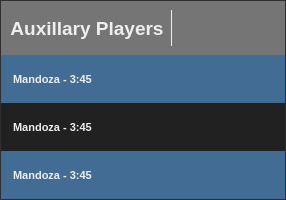
     <widget class="QFrame" name="auxillaryPlayerFrame">
      <property name="minimumSize">
       <size>
        <width>179</width>
        <height>90</height>
       </size>
      </property>
      <property name="maximumSize">
       <size>
        <width>16777215</width>
        <height>200</height>
       </size>
      </property>
      <property name="styleSheet">
       <string notr="true">background-color: rgb(61, 61, 61);
color: rgb(238, 238, 238);</string>
      </property>
      <property name="frameShape">
       <enum>QFrame::StyledPanel</enum>
      </property>
      <property name="lineWidth">
       <number>2</number>
      </property>
      <layout class="QGridLayout" name="gridLayout_8">
       <property name="leftMargin">
        <number>0</number>
       </property>
       <property name="topMargin">
        <number>0</number>
       </property>
       <property name="rightMargin">
        <number>0</number>
       </property>
       <property name="bottomMargin">
        <number>0</number>
       </property>
       <property name="spacing">
        <number>0</number>
       </property>
       <item row="0" column="0">
        <widget class="QWidget" name="widget_16" native="true">
         <property name="minimumSize">
          <size>
           <width>0</width>
           <height>45</height>
          </size>
         </property>
         <property name="styleSheet">
          <string notr="true">background-color: rgb(117, 117, 117);</string>
         </property>
         <layout class="QHBoxLayout" name="horizontalLayout_14">
          <item>
           <widget class="QLabel" name="lblTitle_17">
            <property name="font">
             <font>
              <pointsize>14</pointsize>
              <weight>75</weight>
              <bold>true</bold>
              <stylestrategy>PreferAntialias</stylestrategy>
             </font>
            </property>
            <property name="toolTip">
             <string>Track Title</string>
            </property>
            <property name="styleSheet">
             <string notr="true">color: rgb(238, 238, 238);</string>
            </property>
            <property name="text">
             <string>Auxillary Players</string>
            </property>
            <property name="alignment">
             <set>Qt::AlignCenter</set>
            </property>
           </widget>
          </item>
          <item>
           <widget class="Line" name="line_4">
            <property name="styleSheet">
             <string notr="true">color: rgb(238, 238, 238);</string>
            </property>
            <property name="frameShadow">
             <enum>QFrame::Plain</enum>
            </property>
            <property name="orientation">
             <enum>Qt::Vertical</enum>
            </property>
           </widget>
          </item>
          <item>
           <spacer name="horizontalSpacer_2">
            <property name="orientation">
             <enum>Qt::Horizontal</enum>
            </property>
            <property name="sizeHint" stdset="0">
             <size>
              <width>35</width>
              <height>20</height>
             </size>
            </property>
           </spacer>
          </item>
          <item>
           <widget class="QPushButton" name="btnPlayDeckA_56">
            <property name="minimumSize">
             <size>
              <width>40</width>
              <height>40</height>
             </size>
            </property>
            <property name="maximumSize">
             <size>
              <width>30</width>
              <height>30</height>
             </size>
            </property>
            <property name="font">
             <font>
              <stylestrategy>PreferAntialias</stylestrategy>
             </font>
            </property>
            <property name="cursor">
             <cursorShape>PointingHandCursor</cursorShape>
            </property>
            <property name="toolTip">
             <string>Play track on deck.</string>
            </property>
            <property name="text">
             <string/>
            </property>
            <property name="icon">
             <iconset resource="icons/resources.qrc">
              <normaloff>:/ui/icons/Playlistw.png</normaloff>
              <normalon>:/ui/icons/Playlistb.png</normalon>:/ui/icons/Playlistw.png</iconset>
            </property>
            <property name="iconSize">
             <size>
              <width>30</width>
              <height>30</height>
             </size>
            </property>
            <property name="flat">
             <bool>true</bool>
            </property>
           </widget>
          </item>
         </layout>
        </widget>
       </item>
       <item row="1" column="0">
        <widget class="QWidget" name="widget_14" native="true">
         <property name="maximumSize">
          <size>
           <width>16777215</width>
           <height>50</height>
          </size>
         </property>
         <property name="styleSheet">
          <string notr="true">background-color: rgb(66, 108, 147);</string>
         </property>
         <layout class="QHBoxLayout" name="horizontalLayout_12">
          <item>
           <widget class="QLabel" name="lblTitle_15">
            <property name="font">
             <font>
              <pointsize>8</pointsize>
              <weight>75</weight>
              <bold>true</bold>
              <stylestrategy>PreferAntialias</stylestrategy>
             </font>
            </property>
            <property name="toolTip">
             <string>Track Title</string>
            </property>
            <property name="styleSheet">
             <string notr="true">color: rgb(238, 238, 238);</string>
            </property>
            <property name="text">
             <string> Mandoza - 3:45</string>
            </property>
            <property name="alignment">
             <set>Qt::AlignLeading|Qt::AlignLeft|Qt::AlignVCenter</set>
            </property>
           </widget>
          </item>
          <item>
           <widget class="QPushButton" name="btnPlayDeckA_47">
            <property name="minimumSize">
             <size>
              <width>30</width>
              <height>30</height>
             </size>
            </property>
            <property name="maximumSize">
             <size>
              <width>40</width>
              <height>40</height>
             </size>
            </property>
            <property name="font">
             <font>
              <stylestrategy>PreferAntialias</stylestrategy>
             </font>
            </property>
            <property name="cursor">
             <cursorShape>PointingHandCursor</cursorShape>
            </property>
            <property name="toolTip">
             <string>Play track on deck.</string>
            </property>
            <property name="text">
             <string/>
            </property>
            <property name="icon">
             <iconset resource="icons/resources.qrc">
              <normaloff>:/ui/icons/play-buttonw.png</normaloff>
              <normalon>:/ui/icons/play-buttonb.png</normalon>
              <activeon>:/ui/icons/play-buttonb.png</activeon>
              <selectedon>:/ui/icons/play-buttonb.png</selectedon>:/ui/icons/play-buttonw.png</iconset>
            </property>
            <property name="iconSize">
             <size>
              <width>30</width>
              <height>30</height>
             </size>
            </property>
            <property name="flat">
             <bool>true</bool>
            </property>
           </widget>
          </item>
          <item>
           <widget class="QPushButton" name="btnPlayDeckA_49">
            <property name="minimumSize">
             <size>
              <width>30</width>
              <height>30</height>
             </size>
            </property>
            <property name="maximumSize">
             <size>
              <width>40</width>
              <height>40</height>
             </size>
            </property>
            <property name="font">
             <font>
              <stylestrategy>PreferAntialias</stylestrategy>
             </font>
            </property>
            <property name="cursor">
             <cursorShape>PointingHandCursor</cursorShape>
            </property>
            <property name="toolTip">
             <string>Play track on deck.</string>
            </property>
            <property name="text">
             <string/>
            </property>
            <property name="icon">
             <iconset resource="icons/resources.qrc">
              <normaloff>:/ui/icons/headphonesw.png</normaloff>
              <normalon>:/ui/icons/headphonesb.png</normalon>
              <selectedon>:/ui/icons/headphonesb.png</selectedon>:/ui/icons/headphonesw.png</iconset>
            </property>
            <property name="iconSize">
             <size>
              <width>30</width>
              <height>30</height>
             </size>
            </property>
            <property name="flat">
             <bool>true</bool>
            </property>
           </widget>
          </item>
          <item>
           <widget class="QPushButton" name="btnPlayDeckA_50">
            <property name="minimumSize">
             <size>
              <width>30</width>
              <height>30</height>
             </size>
            </property>
            <property name="maximumSize">
             <size>
              <width>40</width>
              <height>40</height>
             </size>
            </property>
            <property name="font">
             <font>
              <stylestrategy>PreferAntialias</stylestrategy>
             </font>
            </property>
            <property name="cursor">
             <cursorShape>PointingHandCursor</cursorShape>
            </property>
            <property name="toolTip">
             <string>Play track on deck.</string>
            </property>
            <property name="text">
             <string/>
            </property>
            <property name="icon">
             <iconset resource="icons/resources.qrc">
              <normaloff>:/ui/icons/add-trackw.png</normaloff>
              <normalon>:/ui/icons/add-trackb.png</normalon>:/ui/icons/add-trackw.png</iconset>
            </property>
            <property name="iconSize">
             <size>
              <width>30</width>
              <height>30</height>
             </size>
            </property>
            <property name="flat">
             <bool>true</bool>
            </property>
           </widget>
          </item>
          <item>
           <widget class="QPushButton" name="btnPlayDeckA_51">
            <property name="minimumSize">
             <size>
              <width>30</width>
              <height>30</height>
             </size>
            </property>
            <property name="maximumSize">
             <size>
              <width>40</width>
              <height>40</height>
             </size>
            </property>
            <property name="font">
             <font>
              <stylestrategy>PreferAntialias</stylestrategy>
             </font>
            </property>
            <property name="cursor">
             <cursorShape>PointingHandCursor</cursorShape>
            </property>
            <property name="toolTip">
             <string>Play track on deck.</string>
            </property>
            <property name="text">
             <string/>
            </property>
            <property name="icon">
             <iconset resource="icons/resources.qrc">
              <normaloff>:/ui/icons/infow.png</normaloff>
              <normalon>:/ui/icons/infob.png</normalon>:/ui/icons/infow.png</iconset>
            </property>
            <property name="iconSize">
             <size>
              <width>30</width>
              <height>30</height>
             </size>
            </property>
            <property name="flat">
             <bool>true</bool>
            </property>
           </widget>
          </item>
         </layout>
        </widget>
       </item>
       <item row="2" column="0">
        <widget class="QWidget" name="widget_15" native="true">
         <property name="maximumSize">
          <size>
           <width>16777215</width>
           <height>50</height>
          </size>
         </property>
         <property name="styleSheet">
          <string notr="true">background-color: rgb(33, 33, 33);</string>
         </property>
         <layout class="QHBoxLayout" name="horizontalLayout_13">
          <item>
           <widget class="QLabel" name="lblTitle_16">
            <property name="font">
             <font>
              <pointsize>8</pointsize>
              <weight>75</weight>
              <bold>true</bold>
              <stylestrategy>PreferAntialias</stylestrategy>
             </font>
            </property>
            <property name="toolTip">
             <string>Track Title</string>
            </property>
            <property name="styleSheet">
             <string notr="true">color: rgb(238, 238, 238);</string>
            </property>
            <property name="text">
             <string> Mandoza - 3:45</string>
            </property>
            <property name="alignment">
             <set>Qt::AlignLeading|Qt::AlignLeft|Qt::AlignVCenter</set>
            </property>
           </widget>
          </item>
          <item>
           <widget class="QPushButton" name="btnPlayDeckA_52">
            <property name="minimumSize">
             <size>
              <width>30</width>
              <height>30</height>
             </size>
            </property>
            <property name="maximumSize">
             <size>
              <width>40</width>
              <height>40</height>
             </size>
            </property>
            <property name="font">
             <font>
              <stylestrategy>PreferAntialias</stylestrategy>
             </font>
            </property>
            <property name="cursor">
             <cursorShape>PointingHandCursor</cursorShape>
            </property>
            <property name="toolTip">
             <string>Play track on deck.</string>
            </property>
            <property name="text">
             <string/>
            </property>
            <property name="icon">
             <iconset resource="icons/resources.qrc">
              <normaloff>:/ui/icons/play-buttonb.png</normaloff>
              <normalon>:/ui/icons/play-buttonb.png</normalon>
              <activeon>:/ui/icons/play-buttonb.png</activeon>
              <selectedon>:/ui/icons/play-buttonb.png</selectedon>:/ui/icons/play-buttonb.png</iconset>
            </property>
            <property name="iconSize">
             <size>
              <width>30</width>
              <height>30</height>
             </size>
            </property>
            <property name="flat">
             <bool>true</bool>
            </property>
           </widget>
          </item>
          <item>
           <widget class="QPushButton" name="btnPlayDeckA_53">
            <property name="minimumSize">
             <size>
              <width>30</width>
              <height>30</height>
             </size>
            </property>
            <property name="maximumSize">
             <size>
              <width>40</width>
              <height>40</height>
             </size>
            </property>
            <property name="font">
             <font>
              <stylestrategy>PreferAntialias</stylestrategy>
             </font>
            </property>
            <property name="cursor">
             <cursorShape>PointingHandCursor</cursorShape>
            </property>
            <property name="toolTip">
             <string>Play track on deck.</string>
            </property>
            <property name="text">
             <string/>
            </property>
            <property name="icon">
             <iconset resource="icons/resources.qrc">
              <normaloff>:/ui/icons/headphonesw.png</normaloff>
              <normalon>:/ui/icons/headphonesb.png</normalon>
              <selectedon>:/ui/icons/headphonesb.png</selectedon>:/ui/icons/headphonesw.png</iconset>
            </property>
            <property name="iconSize">
             <size>
              <width>30</width>
              <height>30</height>
             </size>
            </property>
            <property name="flat">
             <bool>true</bool>
            </property>
           </widget>
          </item>
          <item>
           <widget class="QPushButton" name="btnPlayDeckA_54">
            <property name="minimumSize">
             <size>
              <width>30</width>
              <height>30</height>
             </size>
            </property>
            <property name="maximumSize">
             <size>
              <width>40</width>
              <height>40</height>
             </size>
            </property>
            <property name="font">
             <font>
              <stylestrategy>PreferAntialias</stylestrategy>
             </font>
            </property>
            <property name="cursor">
             <cursorShape>PointingHandCursor</cursorShape>
            </property>
            <property name="toolTip">
             <string>Play track on deck.</string>
            </property>
            <property name="text">
             <string/>
            </property>
            <property name="icon">
             <iconset resource="icons/resources.qrc">
              <normaloff>:/ui/icons/add-trackw.png</normaloff>
              <normalon>:/ui/icons/add-trackb.png</normalon>:/ui/icons/add-trackw.png</iconset>
            </property>
            <property name="iconSize">
             <size>
              <width>30</width>
              <height>30</height>
             </size>
            </property>
            <property name="flat">
             <bool>true</bool>
            </property>
           </widget>
          </item>
          <item>
           <widget class="QPushButton" name="btnPlayDeckA_55">
            <property name="minimumSize">
             <size>
              <width>30</width>
              <height>30</height>
             </size>
            </property>
            <property name="maximumSize">
             <size>
              <width>40</width>
              <height>40</height>
             </size>
            </property>
            <property name="font">
             <font>
              <stylestrategy>PreferAntialias</stylestrategy>
             </font>
            </property>
            <property name="cursor">
             <cursorShape>PointingHandCursor</cursorShape>
            </property>
            <property name="toolTip">
             <string>Play track on deck.</string>
            </property>
            <property name="text">
             <string/>
            </property>
            <property name="icon">
             <iconset resource="icons/resources.qrc">
              <normaloff>:/ui/icons/infow.png</normaloff>
              <normalon>:/ui/icons/infob.png</normalon>:/ui/icons/infow.png</iconset>
            </property>
            <property name="iconSize">
             <size>
              <width>30</width>
              <height>30</height>
             </size>
            </property>
            <property name="flat">
             <bool>true</bool>
            </property>
           </widget>
          </item>
         </layout>
        </widget>
       </item>
       <item row="3" column="0">
        <widget class="QWidget" name="widget_13" native="true">
         <property name="maximumSize">
          <size>
           <width>16777215</width>
           <height>50</height>
          </size>
         </property>
         <property name="styleSheet">
          <string notr="true">background-color: rgb(66, 108, 147);</string>
         </property>
         <layout class="QHBoxLayout" name="horizontalLayout_11">
          <item>
           <widget class="QLabel" name="lblTitle_14">
            <property name="font">
             <font>
              <pointsize>8</pointsize>
              <weight>75</weight>
              <bold>true</bold>
              <stylestrategy>PreferAntialias</stylestrategy>
             </font>
            </property>
            <property name="toolTip">
             <string>Track Title</string>
            </property>
            <property name="styleSheet">
             <string notr="true">color: rgb(238, 238, 238);</string>
            </property>
            <property name="text">
             <string> Mandoza - 3:45</string>
            </property>
            <property name="alignment">
             <set>Qt::AlignLeading|Qt::AlignLeft|Qt::AlignVCenter</set>
            </property>
           </widget>
          </item>
          <item>
           <widget class="QPushButton" name="btnPlayDeckA_44">
            <property name="minimumSize">
             <size>
              <width>30</width>
              <height>30</height>
             </size>
            </property>
            <property name="maximumSize">
             <size>
              <width>40</width>
              <height>40</height>
             </size>
            </property>
            <property name="font">
             <font>
              <stylestrategy>PreferAntialias</stylestrategy>
             </font>
            </property>
            <property name="cursor">
             <cursorShape>PointingHandCursor</cursorShape>
            </property>
            <property name="toolTip">
             <string>Play track on deck.</string>
            </property>
            <property name="text">
             <string/>
            </property>
            <property name="icon">
             <iconset resource="icons/resources.qrc">
              <normaloff>:/ui/icons/play-buttonw.png</normaloff>
              <normalon>:/ui/icons/play-buttonb.png</normalon>
              <activeon>:/ui/icons/play-buttonb.png</activeon>
              <selectedon>:/ui/icons/play-buttonb.png</selectedon>:/ui/icons/play-buttonw.png</iconset>
            </property>
            <property name="iconSize">
             <size>
              <width>30</width>
              <height>30</height>
             </size>
            </property>
            <property name="flat">
             <bool>true</bool>
            </property>
           </widget>
          </item>
          <item>
           <widget class="QPushButton" name="btnPlayDeckA_45">
            <property name="minimumSize">
             <size>
              <width>30</width>
              <height>30</height>
             </size>
            </property>
            <property name="maximumSize">
             <size>
              <width>40</width>
              <height>40</height>
             </size>
            </property>
            <property name="font">
             <font>
              <stylestrategy>PreferAntialias</stylestrategy>
             </font>
            </property>
            <property name="cursor">
             <cursorShape>PointingHandCursor</cursorShape>
            </property>
            <property name="toolTip">
             <string>Play track on deck.</string>
            </property>
            <property name="text">
             <string/>
            </property>
            <property name="icon">
             <iconset resource="icons/resources.qrc">
              <normaloff>:/ui/icons/headphonesw.png</normaloff>
              <normalon>:/ui/icons/headphonesb.png</normalon>
              <selectedon>:/ui/icons/headphonesb.png</selectedon>:/ui/icons/headphonesw.png</iconset>
            </property>
            <property name="iconSize">
             <size>
              <width>30</width>
              <height>30</height>
             </size>
            </property>
            <property name="flat">
             <bool>true</bool>
            </property>
           </widget>
          </item>
          <item>
           <widget class="QPushButton" name="btnPlayDeckA_46">
            <property name="minimumSize">
             <size>
              <width>30</width>
              <height>30</height>
             </size>
            </property>
            <property name="maximumSize">
             <size>
              <width>40</width>
              <height>40</height>
             </size>
            </property>
            <property name="font">
             <font>
              <stylestrategy>PreferAntialias</stylestrategy>
             </font>
            </property>
            <property name="cursor">
             <cursorShape>PointingHandCursor</cursorShape>
            </property>
            <property name="toolTip">
             <string>Play track on deck.</string>
            </property>
            <property name="text">
             <string/>
            </property>
            <property name="icon">
             <iconset resource="icons/resources.qrc">
              <normaloff>:/ui/icons/add-trackw.png</normaloff>
              <normalon>:/ui/icons/add-trackb.png</normalon>:/ui/icons/add-trackw.png</iconset>
            </property>
            <property name="iconSize">
             <size>
              <width>30</width>
              <height>30</height>
             </size>
            </property>
            <property name="flat">
             <bool>true</bool>
            </property>
           </widget>
          </item>
          <item>
           <widget class="QPushButton" name="btnPlayDeckA_48">
            <property name="minimumSize">
             <size>
              <width>30</width>
              <height>30</height>
             </size>
            </property>
            <property name="maximumSize">
             <size>
              <width>40</width>
              <height>40</height>
             </size>
            </property>
            <property name="font">
             <font>
              <stylestrategy>PreferAntialias</stylestrategy>
             </font>
            </property>
            <property name="cursor">
             <cursorShape>PointingHandCursor</cursorShape>
            </property>
            <property name="toolTip">
             <string>Play track on deck.</string>
            </property>
            <property name="text">
             <string/>
            </property>
            <property name="icon">
             <iconset resource="icons/resources.qrc">
              <normaloff>:/ui/icons/infow.png</normaloff>
              <normalon>:/ui/icons/infob.png</normalon>:/ui/icons/infow.png</iconset>
            </property>
            <property name="iconSize">
             <size>
              <width>30</width>
              <height>30</height>
             </size>
            </property>
            <property name="flat">
             <bool>true</bool>
            </property>
           </widget>
          </item>
         </layout>
        </widget>
       </item>
      </layout>
     </widget>
